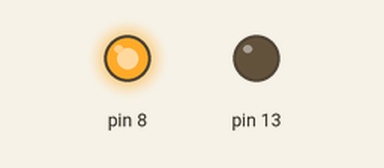
Recording of a sketch running on a simulated Arduino Uno, built with avr-gcc and run on an emulated ATmega328P. On the bench: output pins drawn as LEDs (lit = HIGH).

Above: at 0.1 s.
At 100.1 s:
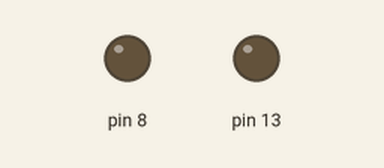
Timing chart, 0 to 101.6 s (numbered marks = the images above):
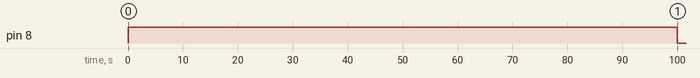

Measured:
- by itself, pin 8: LOW → HIGH at 0.00 s, → LOW 100 s later

The sketch:

Blink.ino
```cpp
void setup() {
  pinMode(8, OUTPUT);
  pinMode(13, OUTPUT);
}
void loop() {
  digitalWrite(8, HIGH);
  delay(100000);
  digitalWrite(8, LOW);
  delay(100000);
  digitalWrite(13, HIGH);
  delay(100000);
  digitalWrite(13, LOW);
  delay(100000);
}
```
